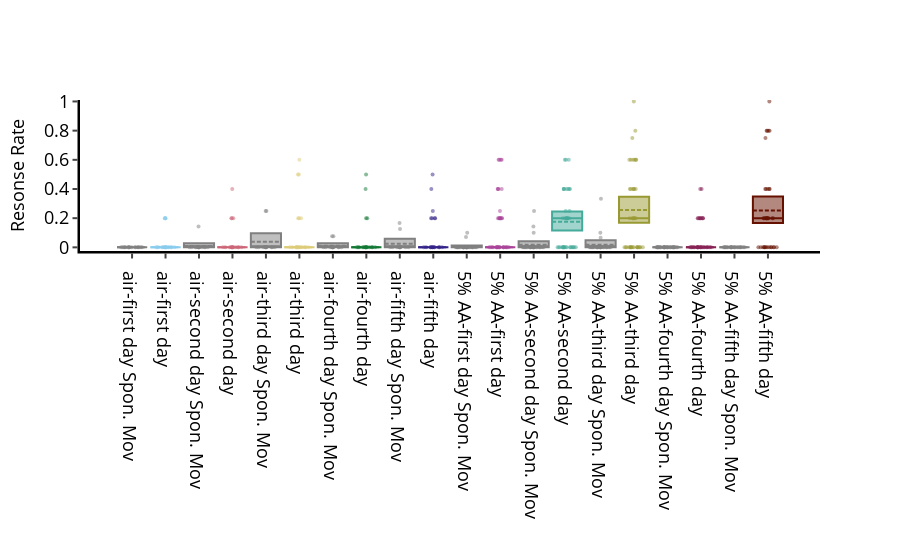

The cell this chart's notebook holds for it:
### Code cell
df = etho.behavpy(d, m, check = True, canvas = 'plotly')
df.meta['exp'] = df.meta['odour'] + '-' + df.meta['rest']
fig, stats_p = df.plot_response_quantify(facet_col = 'exp', facet_arg = fargs, title = '')
fig.show()

### Figure 1 — Plotly figure (JSON) as saved in the notebook; plotly's stock layout.template omitted (floating-point values rounded to 4 significant figures)
{"data": [{"boxpoints": false, "jitter": 0.75, "legendgroup": "air-first day Spon. Mov", "marker": {"color": "grey"}, "mean": [0], "median": [0], "name": "air-first day Spon. Mov", "pointpos": 0, "q1": [0], "q3": [0], "showlegend": false, "type": "box", "width": 0.9, "x": ["air-first day Spon. Mov"], "xaxis": "x"}, {"boxpoints": "all", "fillcolor": "rgba(0,0,0,0)", "jitter": 0.75, "legendgroup": "air-first day Spon. Mov", "line": {"color": "rgba(0,0,0,0)"}, "marker": {"color": "grey", "opacity": 0.5, "size": 4}, "name": "air-first day Spon. Mov", "pointpos": 0, "showlegend": false, "type": "box", "width": 0.9, "x": ["air-first day Spon. Mov", "air-first day Spon. Mov", "air-first day Spon. Mov", "air-first day Spon. Mov", "air-first day Spon. Mov", "air-first day Spon. Mov", "air-first day Spon. Mov", "air-first day Spon. Mov", "air-first day Spon. Mov", "air-first day Spon. Mov", "air-first day Spon. Mov", "air-first day Spon. Mov", "air-first day Spon. Mov", "air-first day Spon. Mov", "air-first day Spon. Mov", "air-first day Spon. Mov", "air-first day Spon. Mov"], "xaxis": "x", "y": [0, 0, 0, 0, 0, 0, 0, 0, 0, 0, 0, 0, 0, 0, 0, 0, 0]}, {"boxpoints": false, "jitter": 0.75, "legendgroup": "air-first day", "marker": {"color": "rgb(136, 204, 238)"}, "mean": [0.04], "median": [0], "name": "air-first day", "pointpos": 0, "q1": [0.01], "q3": [0.08], "showlegend": false, "type": "box", "width": 0.9, "x": ["air-first day"], "xaxis": "x"}, {"boxpoints": "all", "fillcolor": "rgba(0,0,0,0)", "jitter": 0.75, "legendgroup": "air-first day", "line": {"color": "rgba(0,0,0,0)"}, "marker": {"color": "rgb(136, 204, 238)", "opacity": 0.5, "size": 4}, "name": "air-first day", "pointpos": 0, "showlegend": false, "type": "box", "width": 0.9, "x": ["air-first day", "air-first day", "air-first day", "air-first day", "air-first day", "air-first day", "air-first day", "air-first day", "air-first day", "air-first day", "air-first day", "air-first day", "air-first day", "air-first day", "air-first day", "air-first day", "air-first day", "air-first day", "air-first day", "air-first day"], "xaxis": "x", "y": [0, 0, 0, 0, 0, 0, 0, 0, 0.2, 0, 0, 0.2, 0, 0, 0.2, 0, 0.2, 0, 0, 0]}, {"boxpoints": false, "jitter": 0.75, "legendgroup": "air-second day Spon. Mov", "marker": {"color": "grey"}, "mean": [0.009524], "median": [0], "name": "air-second day Spon. Mov", "pointpos": 0, "q1": [0], "q3": [0.02857], "showlegend": false, "type": "box", "width": 0.9, "x": ["air-second day Spon. Mov"], "xaxis": "x"}, {"boxpoints": "all", "fillcolor": "rgba(0,0,0,0)", "jitter": 0.75, "legendgroup": "air-second day Spon. Mov", "line": {"color": "rgba(0,0,0,0)"}, "marker": {"color": "grey", "opacity": 0.5, "size": 4}, "name": "air-second day Spon. Mov", "pointpos": 0, "showlegend": false, "type": "box", "width": 0.9, "x": ["air-second day Spon. Mov", "air-second day Spon. Mov", "air-second day Spon. Mov", "air-second day Spon. Mov", "air-second day Spon. Mov", "air-second day Spon. Mov", "air-second day Spon. Mov", "air-second day Spon. Mov", "air-second day Spon. Mov", "air-second day Spon. Mov", "air-second day Spon. Mov", "air-second day Spon. Mov", "air-second day Spon. Mov", "air-second day Spon. Mov", "air-second day Spon. Mov"], "xaxis": "x", "y": [0, 0, 0, 0, 0, 0, 0, 0, 0, 0, 0.1429, 0, 0, 0, 0]}, {"boxpoints": false, "jitter": 0.75, "legendgroup": "air-second day", "marker": {"color": "rgb(204, 102, 119)"}, "mean": [0.05882], "median": [0], "name": "air-second day", "pointpos": 0, "q1": [0.01176], "q3": [0.1176], "showlegend": false, "type": "box", "width": 0.9, "x": ["air-second day"], "xaxis": "x"}, {"boxpoints": "all", "fillcolor": "rgba(0,0,0,0)", "jitter": 0.75, "legendgroup": "air-second day", "line": {"color": "rgba(0,0,0,0)"}, "marker": {"color": "rgb(204, 102, 119)", "opacity": 0.5, "size": 4}, "name": "air-second day", "pointpos": 0, "showlegend": false, "type": "box", "width": 0.9, "x": ["air-second day", "air-second day", "air-second day", "air-second day", "air-second day", "air-second day", "air-second day", "air-second day", "air-second day", "air-second day", "air-second day", "air-second day", "air-second day", "air-second day", "air-second day", "air-second day", "air-second day"], "xaxis": "x", "y": [0.2, 0, 0, 0, 0, 0, 0.2, 0, 0.2, 0.4, 0, 0, 0, 0, 0, 0, 0]}, {"boxpoints": false, "jitter": 0.75, "legendgroup": "air-third day Spon. Mov", "marker": {"color": "grey"}, "mean": [0.03846], "median": [0], "name": "air-third day Spon. Mov", "pointpos": 0, "q1": [0], "q3": [0.09615], "showlegend": false, "type": "box", "width": 0.9, "x": ["air-third day Spon. Mov"], "xaxis": "x"}, {"boxpoints": "all", "fillcolor": "rgba(0,0,0,0)", "jitter": 0.75, "legendgroup": "air-third day Spon. Mov", "line": {"color": "rgba(0,0,0,0)"}, "marker": {"color": "grey", "opacity": 0.5, "size": 4}, "name": "air-third day Spon. Mov", "pointpos": 0, "showlegend": false, "type": "box", "width": 0.9, "x": ["air-third day Spon. Mov", "air-third day Spon. Mov", "air-third day Spon. Mov", "air-third day Spon. Mov", "air-third day Spon. Mov", "air-third day Spon. Mov", "air-third day Spon. Mov", "air-third day Spon. Mov", "air-third day Spon. Mov", "air-third day Spon. Mov", "air-third day Spon. Mov", "air-third day Spon. Mov", "air-third day Spon. Mov"], "xaxis": "x", "y": [0, 0, 0.25, 0, 0, 0, 0.25, 0, 0, 0, 0, 0, 0]}, {"boxpoints": false, "jitter": 0.75, "legendgroup": "air-third day", "marker": {"color": "rgb(221, 204, 119)"}, "mean": [0.11], "median": [0], "name": "air-third day", "pointpos": 0, "q1": [0.035], "q3": [0.205], "showlegend": false, "type": "box", "width": 0.9, "x": ["air-third day"], "xaxis": "x"}, {"boxpoints": "all", "fillcolor": "rgba(0,0,0,0)", "jitter": 0.75, "legendgroup": "air-third day", "line": {"color": "rgba(0,0,0,0)"}, "marker": {"color": "rgb(221, 204, 119)", "opacity": 0.5, "size": 4}, "name": "air-third day", "pointpos": 0, "showlegend": false, "type": "box", "width": 0.9, "x": ["air-third day", "air-third day", "air-third day", "air-third day", "air-third day", "air-third day", "air-third day", "air-third day", "air-third day", "air-third day", "air-third day", "air-third day", "air-third day", "air-third day", "air-third day", "air-third day", "air-third day", "air-third day", "air-third day", "air-third day"], "xaxis": "x", "y": [0, 0, 0.2, 0, 0, 0, 0, 0, 0, 0.6, 0, 0.5, 0, 0, 0.2, 0, 0.5, 0, 0, 0.2]}, {"boxpoints": false, "jitter": 0.75, "legendgroup": "air-fourth day Spon. Mov", "marker": {"color": "grey"}, "mean": [0.01099], "median": [0], "name": "air-fourth day Spon. Mov", "pointpos": 0, "q1": [0], "q3": [0.02747], "showlegend": false, "type": "box", "width": 0.9, "x": ["air-fourth day Spon. Mov"], "xaxis": "x"}, {"boxpoints": "all", "fillcolor": "rgba(0,0,0,0)", "jitter": 0.75, "legendgroup": "air-fourth day Spon. Mov", "line": {"color": "rgba(0,0,0,0)"}, "marker": {"color": "grey", "opacity": 0.5, "size": 4}, "name": "air-fourth day Spon. Mov", "pointpos": 0, "showlegend": false, "type": "box", "width": 0.9, "x": ["air-fourth day Spon. Mov", "air-fourth day Spon. Mov", "air-fourth day Spon. Mov", "air-fourth day Spon. Mov", "air-fourth day Spon. Mov", "air-fourth day Spon. Mov", "air-fourth day Spon. Mov", "air-fourth day Spon. Mov", "air-fourth day Spon. Mov", "air-fourth day Spon. Mov", "air-fourth day Spon. Mov", "air-fourth day Spon. Mov", "air-fourth day Spon. Mov", "air-fourth day Spon. Mov"], "xaxis": "x", "y": [0, 0, 0.07692, 0, 0, 0, 0, 0.07692, 0, 0, 0, 0, 0, 0]}, {"boxpoints": false, "jitter": 0.75, "legendgroup": "air-fourth day", "marker": {"color": "rgb(17, 119, 51)"}, "mean": [0.06842], "median": [0], "name": "air-fourth day", "pointpos": 0, "q1": [0.01053], "q3": [0.1421], "showlegend": false, "type": "box", "width": 0.9, "x": ["air-fourth day"], "xaxis": "x"}, {"boxpoints": "all", "fillcolor": "rgba(0,0,0,0)", "jitter": 0.75, "legendgroup": "air-fourth day", "line": {"color": "rgba(0,0,0,0)"}, "marker": {"color": "rgb(17, 119, 51)", "opacity": 0.5, "size": 4}, "name": "air-fourth day", "pointpos": 0, "showlegend": false, "type": "box", "width": 0.9, "x": ["air-fourth day", "air-fourth day", "air-fourth day", "air-fourth day", "air-fourth day", "air-fourth day", "air-fourth day", "air-fourth day", "air-fourth day", "air-fourth day", "air-fourth day", "air-fourth day", "air-fourth day", "air-fourth day", "air-fourth day", "air-fourth day", "air-fourth day", "air-fourth day", "air-fourth day"], "xaxis": "x", "y": [0, 0, 0.2, 0, 0, 0, 0, 0, 0, 0.2, 0, 0.5, 0, 0, 0, 0, 0.4, 0, 0]}, {"boxpoints": false, "jitter": 0.75, "legendgroup": "air-fifth day Spon. Mov", "marker": {"color": "grey"}, "mean": [0.02431], "median": [0], "name": "air-fifth day Spon. Mov", "pointpos": 0, "q1": [0], "q3": [0.05903], "showlegend": false, "type": "box", "width": 0.9, "x": ["air-fifth day Spon. Mov"], "xaxis": "x"}, {"boxpoints": "all", "fillcolor": "rgba(0,0,0,0)", "jitter": 0.75, "legendgroup": "air-fifth day Spon. Mov", "line": {"color": "rgba(0,0,0,0)"}, "marker": {"color": "grey", "opacity": 0.5, "size": 4}, "name": "air-fifth day Spon. Mov", "pointpos": 0, "showlegend": false, "type": "box", "width": 0.9, "x": ["air-fifth day Spon. Mov", "air-fifth day Spon. Mov", "air-fifth day Spon. Mov", "air-fifth day Spon. Mov", "air-fifth day Spon. Mov", "air-fifth day Spon. Mov", "air-fifth day Spon. Mov", "air-fifth day Spon. Mov", "air-fifth day Spon. Mov", "air-fifth day Spon. Mov", "air-fifth day Spon. Mov", "air-fifth day Spon. Mov"], "xaxis": "x", "y": [0, 0, 0.125, 0, 0, 0, 0, 0.1667, 0, 0, 0, 0]}, {"boxpoints": false, "jitter": 0.75, "legendgroup": "air-fifth day", "marker": {"color": "rgb(51, 34, 136)"}, "mean": [0.1026], "median": [0], "name": "air-fifth day", "pointpos": 0, "q1": [0.04211], "q3": [0.1763], "showlegend": false, "type": "box", "width": 0.9, "x": ["air-fifth day"], "xaxis": "x"}, {"boxpoints": "all", "fillcolor": "rgba(0,0,0,0)", "jitter": 0.75, "legendgroup": "air-fifth day", "line": {"color": "rgba(0,0,0,0)"}, "marker": {"color": "rgb(51, 34, 136)", "opacity": 0.5, "size": 4}, "name": "air-fifth day", "pointpos": 0, "showlegend": false, "type": "box", "width": 0.9, "x": ["air-fifth day", "air-fifth day", "air-fifth day", "air-fifth day", "air-fifth day", "air-fifth day", "air-fifth day", "air-fifth day", "air-fifth day", "air-fifth day", "air-fifth day", "air-fifth day", "air-fifth day", "air-fifth day", "air-fifth day", "air-fifth day", "air-fifth day", "air-fifth day", "air-fifth day"], "xaxis": "x", "y": [0, 0.2, 0, 0, 0, 0, 0, 0, 0.4, 0, 0, 0, 0.2, 0.5, 0, 0.25, 0.2, 0, 0.2]}, {"boxpoints": false, "jitter": 0.75, "legendgroup": "5% AA-first day Spon. Mov", "marker": {"color": "grey"}, "mean": [0.005195], "median": [0], "name": "5% AA-first day Spon. Mov", "pointpos": 0, "q1": [0], "q3": [0.01342], "showlegend": false, "type": "box", "width": 0.9, "x": ["5% AA-first day Spon. Mov"], "xaxis": "x"}, {"boxpoints": "all", "fillcolor": "rgba(0,0,0,0)", "jitter": 0.75, "legendgroup": "5% AA-first day Spon. Mov", "line": {"color": "rgba(0,0,0,0)"}, "marker": {"color": "grey", "opacity": 0.5, "size": 4}, "name": "5% AA-first day Spon. Mov", "pointpos": 0, "showlegend": false, "type": "box", "width": 0.9, "x": ["5% AA-first day Spon. Mov", "5% AA-first day Spon. Mov", "5% AA-first day Spon. Mov", "5% AA-first day Spon. Mov", "5% AA-first day Spon. Mov", "5% AA-first day Spon. Mov", "5% AA-first day Spon. Mov", "5% AA-first day Spon. Mov", "5% AA-first day Spon. Mov", "5% AA-first day Spon. Mov", "5% AA-first day Spon. Mov", "5% AA-first day Spon. Mov", "5% AA-first day Spon. Mov", "5% AA-first day Spon. Mov", "5% AA-first day Spon. Mov", "5% AA-first day Spon. Mov", "5% AA-first day Spon. Mov", "5% AA-first day Spon. Mov", "5% AA-first day Spon. Mov", "5% AA-first day Spon. Mov", "5% AA-first day Spon. Mov", "5% AA-first day Spon. Mov", "5% AA-first day Spon. Mov", "5% AA-first day Spon. Mov", "5% AA-first day Spon. Mov", "5% AA-first day Spon. Mov", "5% AA-first day Spon. Mov", "5% AA-first day Spon. Mov", "5% AA-first day Spon. Mov", "5% AA-first day Spon. Mov", "5% AA-first day Spon. Mov", "5% AA-first day Spon. Mov", "5% AA-first day Spon. Mov"], "xaxis": "x", "y": [0, 0, 0, 0, 0, 0, 0, 0, 0, 0, 0, 0, 0, 0, 0, 0, 0, 0, 0, 0, 0.1, 0, 0, 0, 0, 0, 0, 0, 0.07143, 0, 0, 0, 0]}, {"boxpoints": false, "jitter": 0.75, "legendgroup": "5% AA-first day", "marker": {"color": "rgb(170, 68, 153)"}, "mean": [0.1625], "median": [0], "name": "5% AA-first day", "pointpos": 0, "q1": [0.1014], "q3": [0.2347], "showlegend": false, "type": "box", "width": 0.9, "x": ["5% AA-first day"], "xaxis": "x"}, {"boxpoints": "all", "fillcolor": "rgba(0,0,0,0)", "jitter": 0.75, "legendgroup": "5% AA-first day", "line": {"color": "rgba(0,0,0,0)"}, "marker": {"color": "rgb(170, 68, 153)", "opacity": 0.5, "size": 4}, "name": "5% AA-first day", "pointpos": 0, "showlegend": false, "type": "box", "width": 0.9, "x": ["5% AA-first day", "5% AA-first day", "5% AA-first day", "5% AA-first day", "5% AA-first day", "5% AA-first day", "5% AA-first day", "5% AA-first day", "5% AA-first day", "5% AA-first day", "5% AA-first day", "5% AA-first day", "5% AA-first day", "5% AA-first day", "5% AA-first day", "5% AA-first day", "5% AA-first day", "5% AA-first day", "5% AA-first day", "5% AA-first day", "5% AA-first day", "5% AA-first day", "5% AA-first day", "5% AA-first day", "5% AA-first day", "5% AA-first day", "5% AA-first day", "5% AA-first day", "5% AA-first day", "5% AA-first day", "5% AA-first day", "5% AA-first day", "5% AA-first day", "5% AA-first day", "5% AA-first day", "5% AA-first day"], "xaxis": "x", "y": [0, 0, 0.2, 0.2, 0.4, 0, 0.6, 0.4, 0.25, 0, 0.6, 0.2, 0, 0.6, 0, 0.2, 0.4, 0, 0, 0.6, 0.2, 0, 0.2, 0, 0.4, 0.2, 0, 0, 0, 0, 0, 0, 0, 0.2, 0, 0]}, {"boxpoints": false, "jitter": 0.75, "legendgroup": "5% AA-second day Spon. Mov", "marker": {"color": "grey"}, "mean": [0.01825], "median": [0], "name": "5% AA-second day Spon. Mov", "pointpos": 0, "q1": [0], "q3": [0.04206], "showlegend": false, "type": "box", "width": 0.9, "x": ["5% AA-second day Spon. Mov"], "xaxis": "x"}, {"boxpoints": "all", "fillcolor": "rgba(0,0,0,0)", "jitter": 0.75, "legendgroup": "5% AA-second day Spon. Mov", "line": {"color": "rgba(0,0,0,0)"}, "marker": {"color": "grey", "opacity": 0.5, "size": 4}, "name": "5% AA-second day Spon. Mov", "pointpos": 0, "showlegend": false, "type": "box", "width": 0.9, "x": ["5% AA-second day Spon. Mov", "5% AA-second day Spon. Mov", "5% AA-second day Spon. Mov", "5% AA-second day Spon. Mov", "5% AA-second day Spon. Mov", "5% AA-second day Spon. Mov", "5% AA-second day Spon. Mov", "5% AA-second day Spon. Mov", "5% AA-second day Spon. Mov", "5% AA-second day Spon. Mov", "5% AA-second day Spon. Mov", "5% AA-second day Spon. Mov", "5% AA-second day Spon. Mov", "5% AA-second day Spon. Mov", "5% AA-second day Spon. Mov", "5% AA-second day Spon. Mov", "5% AA-second day Spon. Mov", "5% AA-second day Spon. Mov", "5% AA-second day Spon. Mov", "5% AA-second day Spon. Mov", "5% AA-second day Spon. Mov", "5% AA-second day Spon. Mov", "5% AA-second day Spon. Mov", "5% AA-second day Spon. Mov", "5% AA-second day Spon. Mov", "5% AA-second day Spon. Mov", "5% AA-second day Spon. Mov"], "xaxis": "x", "y": [0, 0, 0, 0, 0.25, 0, 0, 0, 0, 0, 0, 0, 0, 0, 0, 0, 0, 0, 0, 0.1429, 0, 0, 0.1, 0, 0, 0, 0]}, {"boxpoints": false, "jitter": 0.75, "legendgroup": "5% AA-second day", "marker": {"color": "rgb(68, 170, 153)"}, "mean": [0.1757], "median": [0.2], "name": "5% AA-second day", "pointpos": 0, "q1": [0.1149], "q3": [0.2459], "showlegend": false, "type": "box", "width": 0.9, "x": ["5% AA-second day"], "xaxis": "x"}, {"boxpoints": "all", "fillcolor": "rgba(0,0,0,0)", "jitter": 0.75, "legendgroup": "5% AA-second day", "line": {"color": "rgba(0,0,0,0)"}, "marker": {"color": "rgb(68, 170, 153)", "opacity": 0.5, "size": 4}, "name": "5% AA-second day", "pointpos": 0, "showlegend": false, "type": "box", "width": 0.9, "x": ["5% AA-second day", "5% AA-second day", "5% AA-second day", "5% AA-second day", "5% AA-second day", "5% AA-second day", "5% AA-second day", "5% AA-second day", "5% AA-second day", "5% AA-second day", "5% AA-second day", "5% AA-second day", "5% AA-second day", "5% AA-second day", "5% AA-second day", "5% AA-second day", "5% AA-second day", "5% AA-second day", "5% AA-second day", "5% AA-second day", "5% AA-second day", "5% AA-second day", "5% AA-second day", "5% AA-second day", "5% AA-second day", "5% AA-second day", "5% AA-second day", "5% AA-second day", "5% AA-second day", "5% AA-second day", "5% AA-second day", "5% AA-second day", "5% AA-second day", "5% AA-second day", "5% AA-second day", "5% AA-second day", "5% AA-second day"], "xaxis": "x", "y": [0, 0, 0.25, 0.25, 0, 0.4, 0, 0.4, 0.2, 0, 0, 0.2, 0, 0, 0.2, 0, 0.4, 0, 0, 0, 0.4, 0.4, 0, 0.6, 0.2, 0, 0.4, 0, 0.2, 0.2, 0.6, 0.4, 0, 0, 0.2, 0.6, 0]}, {"boxpoints": false, "jitter": 0.75, "legendgroup": "5% AA-third day Spon. Mov", "marker": {"color": "grey"}, "mean": [0.01852], "median": [0], "name": "5% AA-third day Spon. Mov", "pointpos": 0, "q1": [0], "q3": [0.04815], "showlegend": false, "type": "box", "width": 0.9, "x": ["5% AA-third day Spon. Mov"], "xaxis": "x"}, {"boxpoints": "all", "fillcolor": "rgba(0,0,0,0)", "jitter": 0.75, "legendgroup": "5% AA-third day Spon. Mov", "line": {"color": "rgba(0,0,0,0)"}, "marker": {"color": "grey", "opacity": 0.5, "size": 4}, "name": "5% AA-third day Spon. Mov", "pointpos": 0, "showlegend": false, "type": "box", "width": 0.9, "x": ["5% AA-third day Spon. Mov", "5% AA-third day Spon. Mov", "5% AA-third day Spon. Mov", "5% AA-third day Spon. Mov", "5% AA-third day Spon. Mov", "5% AA-third day Spon. Mov", "5% AA-third day Spon. Mov", "5% AA-third day Spon. Mov", "5% AA-third day Spon. Mov", "5% AA-third day Spon. Mov", "5% AA-third day Spon. Mov", "5% AA-third day Spon. Mov", "5% AA-third day Spon. Mov", "5% AA-third day Spon. Mov", "5% AA-third day Spon. Mov", "5% AA-third day Spon. Mov", "5% AA-third day Spon. Mov", "5% AA-third day Spon. Mov", "5% AA-third day Spon. Mov", "5% AA-third day Spon. Mov", "5% AA-third day Spon. Mov", "5% AA-third day Spon. Mov", "5% AA-third day Spon. Mov", "5% AA-third day Spon. Mov", "5% AA-third day Spon. Mov", "5% AA-third day Spon. Mov", "5% AA-third day Spon. Mov"], "xaxis": "x", "y": [0.1, 0.06667, 0, 0, 0, 0, 0, 0, 0.3333, 0, 0, 0, 0, 0, 0, 0, 0, 0, 0, 0, 0, 0, 0, 0, 0, 0, 0]}, {"boxpoints": false, "jitter": 0.75, "legendgroup": "5% AA-third day", "marker": {"color": "rgb(153, 153, 51)"}, "mean": [0.2566], "median": [0.2], "name": "5% AA-third day", "pointpos": 0, "q1": [0.1684], "q3": [0.3461], "showlegend": false, "type": "box", "width": 0.9, "x": ["5% AA-third day"], "xaxis": "x"}, {"boxpoints": "all", "fillcolor": "rgba(0,0,0,0)", "jitter": 0.75, "legendgroup": "5% AA-third day", "line": {"color": "rgba(0,0,0,0)"}, "marker": {"color": "rgb(153, 153, 51)", "opacity": 0.5, "size": 4}, "name": "5% AA-third day", "pointpos": 0, "showlegend": false, "type": "box", "width": 0.9, "x": ["5% AA-third day", "5% AA-third day", "5% AA-third day", "5% AA-third day", "5% AA-third day", "5% AA-third day", "5% AA-third day", "5% AA-third day", "5% AA-third day", "5% AA-third day", "5% AA-third day", "5% AA-third day", "5% AA-third day", "5% AA-third day", "5% AA-third day", "5% AA-third day", "5% AA-third day", "5% AA-third day", "5% AA-third day", "5% AA-third day", "5% AA-third day", "5% AA-third day", "5% AA-third day", "5% AA-third day", "5% AA-third day", "5% AA-third day", "5% AA-third day", "5% AA-third day", "5% AA-third day", "5% AA-third day", "5% AA-third day", "5% AA-third day", "5% AA-third day", "5% AA-third day", "5% AA-third day", "5% AA-third day", "5% AA-third day", "5% AA-third day"], "xaxis": "x", "y": [0, 0, 0, 1, 0, 0.6, 0.2, 0.4, 0.75, 0, 0, 0.6, 0, 0, 0, 0.6, 0, 0.2, 0, 0.4, 0, 0, 0.4, 0.2, 0.4, 0, 0, 0.6, 0, 0.2, 0, 0.8, 0.6, 0.2, 0.4, 0.4, 0.6, 0.2]}, {"boxpoints": false, "jitter": 0.75, "legendgroup": "5% AA-fourth day Spon. Mov", "marker": {"color": "grey"}, "mean": [0], "median": [0], "name": "5% AA-fourth day Spon. Mov", "pointpos": 0, "q1": [0], "q3": [0], "showlegend": false, "type": "box", "width": 0.9, "x": ["5% AA-fourth day Spon. Mov"], "xaxis": "x"}, {"boxpoints": "all", "fillcolor": "rgba(0,0,0,0)", "jitter": 0.75, "legendgroup": "5% AA-fourth day Spon. Mov", "line": {"color": "rgba(0,0,0,0)"}, "marker": {"color": "grey", "opacity": 0.5, "size": 4}, "name": "5% AA-fourth day Spon. Mov", "pointpos": 0, "showlegend": false, "type": "box", "width": 0.9, "x": ["5% AA-fourth day Spon. Mov", "5% AA-fourth day Spon. Mov", "5% AA-fourth day Spon. Mov", "5% AA-fourth day Spon. Mov", "5% AA-fourth day Spon. Mov", "5% AA-fourth day Spon. Mov", "5% AA-fourth day Spon. Mov", "5% AA-fourth day Spon. Mov", "5% AA-fourth day Spon. Mov", "5% AA-fourth day Spon. Mov", "5% AA-fourth day Spon. Mov", "5% AA-fourth day Spon. Mov", "5% AA-fourth day Spon. Mov", "5% AA-fourth day Spon. Mov", "5% AA-fourth day Spon. Mov", "5% AA-fourth day Spon. Mov", "5% AA-fourth day Spon. Mov", "5% AA-fourth day Spon. Mov", "5% AA-fourth day Spon. Mov", "5% AA-fourth day Spon. Mov", "5% AA-fourth day Spon. Mov", "5% AA-fourth day Spon. Mov", "5% AA-fourth day Spon. Mov", "5% AA-fourth day Spon. Mov", "5% AA-fourth day Spon. Mov", "5% AA-fourth day Spon. Mov", "5% AA-fourth day Spon. Mov", "5% AA-fourth day Spon. Mov", "5% AA-fourth day Spon. Mov", "5% AA-fourth day Spon. Mov", "5% AA-fourth day Spon. Mov", "5% AA-fourth day Spon. Mov", "5% AA-fourth day Spon. Mov", "5% AA-fourth day Spon. Mov"], "xaxis": "x", "y": [0, 0, 0, 0, 0, 0, 0, 0, 0, 0, 0, 0, 0, 0, 0, 0, 0, 0, 0, 0, 0, 0, 0, 0, 0, 0, 0, 0, 0, 0, 0, 0, 0, 0]}, {"boxpoints": false, "jitter": 0.75, "legendgroup": "5% AA-fourth day", "marker": {"color": "rgb(136, 34, 85)"}, "mean": [0.07429], "median": [0], "name": "5% AA-fourth day", "pointpos": 0, "q1": [0.04], "q3": [0.1143], "showlegend": false, "type": "box", "width": 0.9, "x": ["5% AA-fourth day"], "xaxis": "x"}, {"boxpoints": "all", "fillcolor": "rgba(0,0,0,0)", "jitter": 0.75, "legendgroup": "5% AA-fourth day", "line": {"color": "rgba(0,0,0,0)"}, "marker": {"color": "rgb(136, 34, 85)", "opacity": 0.5, "size": 4}, "name": "5% AA-fourth day", "pointpos": 0, "showlegend": false, "type": "box", "width": 0.9, "x": ["5% AA-fourth day", "5% AA-fourth day", "5% AA-fourth day", "5% AA-fourth day", "5% AA-fourth day", "5% AA-fourth day", "5% AA-fourth day", "5% AA-fourth day", "5% AA-fourth day", "5% AA-fourth day", "5% AA-fourth day", "5% AA-fourth day", "5% AA-fourth day", "5% AA-fourth day", "5% AA-fourth day", "5% AA-fourth day", "5% AA-fourth day", "5% AA-fourth day", "5% AA-fourth day", "5% AA-fourth day", "5% AA-fourth day", "5% AA-fourth day", "5% AA-fourth day", "5% AA-fourth day", "5% AA-fourth day", "5% AA-fourth day", "5% AA-fourth day", "5% AA-fourth day", "5% AA-fourth day", "5% AA-fourth day", "5% AA-fourth day", "5% AA-fourth day", "5% AA-fourth day", "5% AA-fourth day", "5% AA-fourth day"], "xaxis": "x", "y": [0, 0, 0, 0, 0.2, 0.2, 0, 0, 0.2, 0.2, 0, 0.2, 0, 0, 0, 0, 0, 0.2, 0, 0, 0.4, 0, 0, 0, 0, 0, 0.2, 0, 0.2, 0.2, 0, 0.4, 0, 0, 0]}, {"boxpoints": false, "jitter": 0.75, "legendgroup": "5% AA-fifth day Spon. Mov", "marker": {"color": "grey"}, "mean": [0], "median": [0], "name": "5% AA-fifth day Spon. Mov", "pointpos": 0, "q1": [0], "q3": [0], "showlegend": false, "type": "box", "width": 0.9, "x": ["5% AA-fifth day Spon. Mov"], "xaxis": "x"}, {"boxpoints": "all", "fillcolor": "rgba(0,0,0,0)", "jitter": 0.75, "legendgroup": "5% AA-fifth day Spon. Mov", "line": {"color": "rgba(0,0,0,0)"}, "marker": {"color": "grey", "opacity": 0.5, "size": 4}, "name": "5% AA-fifth day Spon. Mov", "pointpos": 0, "showlegend": false, "type": "box", "width": 0.9, "x": ["5% AA-fifth day Spon. Mov", "5% AA-fifth day Spon. Mov", "5% AA-fifth day Spon. Mov", "5% AA-fifth day Spon. Mov", "5% AA-fifth day Spon. Mov", "5% AA-fifth day Spon. Mov", "5% AA-fifth day Spon. Mov", "5% AA-fifth day Spon. Mov", "5% AA-fifth day Spon. Mov", "5% AA-fifth day Spon. Mov", "5% AA-fifth day Spon. Mov", "5% AA-fifth day Spon. Mov", "5% AA-fifth day Spon. Mov", "5% AA-fifth day Spon. Mov", "5% AA-fifth day Spon. Mov", "5% AA-fifth day Spon. Mov", "5% AA-fifth day Spon. Mov", "5% AA-fifth day Spon. Mov", "5% AA-fifth day Spon. Mov", "5% AA-fifth day Spon. Mov", "5% AA-fifth day Spon. Mov", "5% AA-fifth day Spon. Mov", "5% AA-fifth day Spon. Mov", "5% AA-fifth day Spon. Mov", "5% AA-fifth day Spon. Mov"], "xaxis": "x", "y": [0, 0, 0, 0, 0, 0, 0, 0, 0, 0, 0, 0, 0, 0, 0, 0, 0, 0, 0, 0, 0, 0, 0, 0, 0]}, {"boxpoints": false, "jitter": 0.75, "legendgroup": "5% AA-fifth day", "marker": {"color": "rgb(102, 17, 0)"}, "mean": [0.2527], "median": [0.2], "name": "5% AA-fifth day", "pointpos": 0, "q1": [0.1676], "q3": [0.3486], "showlegend": false, "type": "box", "width": 0.9, "x": ["5% AA-fifth day"], "xaxis": "x"}, {"boxpoints": "all", "fillcolor": "rgba(0,0,0,0)", "jitter": 0.75, "legendgroup": "5% AA-fifth day", "line": {"color": "rgba(0,0,0,0)"}, "marker": {"color": "rgb(102, 17, 0)", "opacity": 0.5, "size": 4}, "name": "5% AA-fifth day", "pointpos": 0, "showlegend": false, "type": "box", "width": 0.9, "x": ["5% AA-fifth day", "5% AA-fifth day", "5% AA-fifth day", "5% AA-fifth day", "5% AA-fifth day", "5% AA-fifth day", "5% AA-fifth day", "5% AA-fifth day", "5% AA-fifth day", "5% AA-fifth day", "5% AA-fifth day", "5% AA-fifth day", "5% AA-fifth day", "5% AA-fifth day", "5% AA-fifth day", "5% AA-fifth day", "5% AA-fifth day", "5% AA-fifth day", "5% AA-fifth day", "5% AA-fifth day", "5% AA-fifth day", "5% AA-fifth day", "5% AA-fifth day", "5% AA-fifth day", "5% AA-fifth day", "5% AA-fifth day", "5% AA-fifth day", "5% AA-fifth day", "5% AA-fifth day", "5% AA-fifth day", "5% AA-fifth day", "5% AA-fifth day", "5% AA-fifth day", "5% AA-fifth day", "5% AA-fifth day", "5% AA-fifth day", "5% AA-fifth day"], "xaxis": "x", "y": [1, 0, 0, 0.8, 0, 0.75, 0, 0.4, 0.8, 0.2, 0.2, 0, 0.2, 0, 0, 0.8, 0, 0.2, 0.2, 0.2, 0.2, 0.4, 0.4, 0.4, 0.2, 0, 0, 0, 0.2, 0.2, 0.8, 0, 0, 0, 0.2, 0.4, 0.2]}], "layout": {"legend": {"bgcolor": "rgba(201, 201, 201, 1)", "bordercolor": "grey", "font": {"size": 12}, "x": 1.01, "y": 0.5}, "plot_bgcolor": "white", "title": {"text": ""}, "xaxis": {"linecolor": "black", "linewidth": 2.5, "showgrid": false, "tickfont": {"color": "black", "size": 18}, "ticks": "outside", "tickwidth": 2, "title": {"font": {"color": "black", "size": 18}, "text": ""}, "type": "-", "zeroline": false}, "yaxis": {"dtick": 0.2, "linecolor": "black", "linewidth": 2.5, "range": [-0.025, 1.01], "rangemode": "tozero", "showgrid": false, "tick0": 0, "tickfont": {"color": "black", "size": 18}, "ticks": "outside", "tickwidth": 2, "title": {"font": {"color": "black", "size": 18}, "text": "Resonse Rate"}, "type": "-", "zeroline": false}}}
